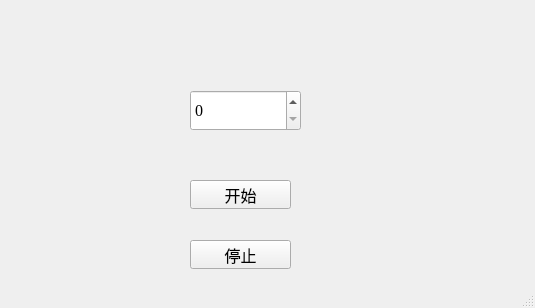
<?xml version="1.0" encoding="UTF-8"?>
<ui version="4.0">
 <class>MainWindow</class>
 <widget class="QMainWindow" name="MainWindow">
  <property name="geometry">
   <rect>
    <x>0</x>
    <y>0</y>
    <width>535</width>
    <height>308</height>
   </rect>
  </property>
  <property name="font">
   <font>
    <family>Times New Roman</family>
    <pointsize>12</pointsize>
   </font>
  </property>
  <property name="windowTitle">
   <string>MainWindow</string>
  </property>
  <widget class="QWidget" name="centralwidget">
   <widget class="QSpinBox" name="spinBox">
    <property name="geometry">
     <rect>
      <x>190</x>
      <y>90</y>
      <width>111</width>
      <height>41</height>
     </rect>
    </property>
   </widget>
   <widget class="QPushButton" name="pushButton">
    <property name="geometry">
     <rect>
      <x>190</x>
      <y>180</y>
      <width>101</width>
      <height>29</height>
     </rect>
    </property>
    <property name="text">
     <string>开始</string>
    </property>
   </widget>
   <widget class="QPushButton" name="pushButton_2">
    <property name="geometry">
     <rect>
      <x>190</x>
      <y>240</y>
      <width>101</width>
      <height>29</height>
     </rect>
    </property>
    <property name="text">
     <string>停止</string>
    </property>
   </widget>
  </widget>
  <widget class="QStatusBar" name="statusBar"/>
 </widget>
 <resources/>
 <connections/>
</ui>
